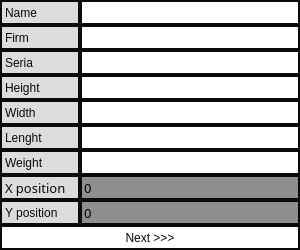
<?xml version="1.0" encoding="UTF-8"?>
<ui version="4.0">
 <class>Params_WindowClass</class>
 <widget class="QDialog" name="Params_WindowClass">
  <property name="geometry">
   <rect>
    <x>0</x>
    <y>0</y>
    <width>300</width>
    <height>250</height>
   </rect>
  </property>
  <property name="maximumSize">
   <size>
    <width>300</width>
    <height>250</height>
   </size>
  </property>
  <property name="windowTitle">
   <string>Params_Window</string>
  </property>
  <property name="styleSheet">
   <string notr="true">border: 2px solid;
border-color: rgb(10, 10, 10);
background-color: rgb(143, 143, 143)
</string>
  </property>
  <layout class="QVBoxLayout" name="verticalLayout">
   <property name="spacing">
    <number>0</number>
   </property>
   <property name="leftMargin">
    <number>0</number>
   </property>
   <property name="topMargin">
    <number>0</number>
   </property>
   <property name="rightMargin">
    <number>0</number>
   </property>
   <property name="bottomMargin">
    <number>0</number>
   </property>
   <item>
    <widget class="QWidget" name="formWidget" native="true">
     <property name="minimumSize">
      <size>
       <width>300</width>
       <height>225</height>
      </size>
     </property>
     <property name="maximumSize">
      <size>
       <width>300</width>
       <height>225</height>
      </size>
     </property>
     <layout class="QFormLayout" name="formLayout">
      <property name="horizontalSpacing">
       <number>0</number>
      </property>
      <property name="verticalSpacing">
       <number>0</number>
      </property>
      <property name="leftMargin">
       <number>0</number>
      </property>
      <property name="topMargin">
       <number>0</number>
      </property>
      <property name="rightMargin">
       <number>0</number>
      </property>
      <property name="bottomMargin">
       <number>0</number>
      </property>
      <item row="0" column="0">
       <widget class="QLabel" name="Name">
        <property name="minimumSize">
         <size>
          <width>80</width>
          <height>25</height>
         </size>
        </property>
        <property name="maximumSize">
         <size>
          <width>0</width>
          <height>0</height>
         </size>
        </property>
        <property name="styleSheet">
         <string notr="true">font: 900 12pt &quot;Segoe UI Black&quot;;
color: rgb(10, 10, 10);
background-color: rgb(220, 220, 220);</string>
        </property>
        <property name="text">
         <string>Name</string>
        </property>
       </widget>
      </item>
      <item row="0" column="1">
       <widget class="QLineEdit" name="Name_Edit">
        <property name="minimumSize">
         <size>
          <width>220</width>
          <height>25</height>
         </size>
        </property>
        <property name="maximumSize">
         <size>
          <width>0</width>
          <height>0</height>
         </size>
        </property>
        <property name="styleSheet">
         <string notr="true">font: 900 10pt &quot;Segoe UI Black&quot;;
color: rgb(10, 10, 10);
background-color: rgb(255, 255, 255);</string>
        </property>
       </widget>
      </item>
      <item row="1" column="0">
       <widget class="QLabel" name="Firm">
        <property name="minimumSize">
         <size>
          <width>80</width>
          <height>25</height>
         </size>
        </property>
        <property name="maximumSize">
         <size>
          <width>0</width>
          <height>0</height>
         </size>
        </property>
        <property name="styleSheet">
         <string notr="true">font: 900 12pt &quot;Segoe UI Black&quot;;
color: rgb(10, 10, 10);
background-color: rgb(220, 220, 220);</string>
        </property>
        <property name="text">
         <string>Firm</string>
        </property>
       </widget>
      </item>
      <item row="1" column="1">
       <widget class="QLineEdit" name="Firm_Edit">
        <property name="minimumSize">
         <size>
          <width>220</width>
          <height>25</height>
         </size>
        </property>
        <property name="maximumSize">
         <size>
          <width>0</width>
          <height>0</height>
         </size>
        </property>
        <property name="styleSheet">
         <string notr="true">font: 900 10pt &quot;Segoe UI Black&quot;;
color: rgb(10, 10, 10);
background-color: rgb(255, 255, 255);</string>
        </property>
       </widget>
      </item>
      <item row="2" column="0">
       <widget class="QLabel" name="Seria">
        <property name="minimumSize">
         <size>
          <width>80</width>
          <height>25</height>
         </size>
        </property>
        <property name="maximumSize">
         <size>
          <width>0</width>
          <height>0</height>
         </size>
        </property>
        <property name="styleSheet">
         <string notr="true">font: 900 12pt &quot;Segoe UI Black&quot;;
color: rgb(10, 10, 10);
background-color: rgb(220, 220, 220);</string>
        </property>
        <property name="text">
         <string>Seria</string>
        </property>
       </widget>
      </item>
      <item row="2" column="1">
       <widget class="QLineEdit" name="Seria_Edit">
        <property name="minimumSize">
         <size>
          <width>220</width>
          <height>25</height>
         </size>
        </property>
        <property name="maximumSize">
         <size>
          <width>0</width>
          <height>0</height>
         </size>
        </property>
        <property name="styleSheet">
         <string notr="true">font: 900 10pt &quot;Segoe UI Black&quot;;
color: rgb(10, 10, 10);
background-color: rgb(255, 255, 255);</string>
        </property>
       </widget>
      </item>
      <item row="3" column="0">
       <widget class="QLabel" name="Height">
        <property name="minimumSize">
         <size>
          <width>80</width>
          <height>25</height>
         </size>
        </property>
        <property name="maximumSize">
         <size>
          <width>0</width>
          <height>0</height>
         </size>
        </property>
        <property name="styleSheet">
         <string notr="true">font: 900 12pt &quot;Segoe UI Black&quot;;
color: rgb(10, 10, 10);
background-color: rgb(220, 220, 220);</string>
        </property>
        <property name="text">
         <string>Height</string>
        </property>
       </widget>
      </item>
      <item row="3" column="1">
       <widget class="QLineEdit" name="Height_Edit">
        <property name="minimumSize">
         <size>
          <width>220</width>
          <height>25</height>
         </size>
        </property>
        <property name="maximumSize">
         <size>
          <width>0</width>
          <height>0</height>
         </size>
        </property>
        <property name="styleSheet">
         <string notr="true">font: 900 10pt &quot;Segoe UI Black&quot;;
color: rgb(10, 10, 10);
background-color: rgb(255, 255, 255);</string>
        </property>
       </widget>
      </item>
      <item row="4" column="0">
       <widget class="QLabel" name="Width">
        <property name="minimumSize">
         <size>
          <width>80</width>
          <height>25</height>
         </size>
        </property>
        <property name="maximumSize">
         <size>
          <width>0</width>
          <height>0</height>
         </size>
        </property>
        <property name="styleSheet">
         <string notr="true">font: 900 12pt &quot;Segoe UI Black&quot;;
color: rgb(10, 10, 10);
background-color: rgb(220, 220, 220);</string>
        </property>
        <property name="text">
         <string>Width</string>
        </property>
       </widget>
      </item>
      <item row="4" column="1">
       <widget class="QLineEdit" name="Width_Edit">
        <property name="minimumSize">
         <size>
          <width>220</width>
          <height>25</height>
         </size>
        </property>
        <property name="maximumSize">
         <size>
          <width>0</width>
          <height>0</height>
         </size>
        </property>
        <property name="styleSheet">
         <string notr="true">font: 900 10pt &quot;Segoe UI Black&quot;;
color: rgb(10, 10, 10);
background-color: rgb(255, 255, 255);</string>
        </property>
       </widget>
      </item>
      <item row="5" column="0">
       <widget class="QLabel" name="Lenght">
        <property name="minimumSize">
         <size>
          <width>80</width>
          <height>25</height>
         </size>
        </property>
        <property name="maximumSize">
         <size>
          <width>0</width>
          <height>0</height>
         </size>
        </property>
        <property name="styleSheet">
         <string notr="true">font: 900 12pt &quot;Segoe UI Black&quot;;
color: rgb(10, 10, 10);
background-color: rgb(220, 220, 220);</string>
        </property>
        <property name="text">
         <string>Lenght</string>
        </property>
       </widget>
      </item>
      <item row="5" column="1">
       <widget class="QLineEdit" name="Lenght_Edit">
        <property name="minimumSize">
         <size>
          <width>220</width>
          <height>25</height>
         </size>
        </property>
        <property name="maximumSize">
         <size>
          <width>0</width>
          <height>0</height>
         </size>
        </property>
        <property name="styleSheet">
         <string notr="true">font: 900 10pt &quot;Segoe UI Black&quot;;
color: rgb(10, 10, 10);
background-color: rgb(255, 255, 255);</string>
        </property>
       </widget>
      </item>
      <item row="6" column="0">
       <widget class="QLabel" name="Volume">
        <property name="minimumSize">
         <size>
          <width>80</width>
          <height>25</height>
         </size>
        </property>
        <property name="maximumSize">
         <size>
          <width>0</width>
          <height>0</height>
         </size>
        </property>
        <property name="styleSheet">
         <string notr="true">font: 900 12pt &quot;Segoe UI Black&quot;;
color: rgb(10, 10, 10);
background-color: rgb(220, 220, 220);</string>
        </property>
        <property name="text">
         <string>Weight</string>
        </property>
       </widget>
      </item>
      <item row="6" column="1">
       <widget class="QLineEdit" name="Weight_Edit">
        <property name="minimumSize">
         <size>
          <width>220</width>
          <height>25</height>
         </size>
        </property>
        <property name="maximumSize">
         <size>
          <width>0</width>
          <height>0</height>
         </size>
        </property>
        <property name="styleSheet">
         <string notr="true">font: 900 10pt &quot;Segoe UI Black&quot;;
color: rgb(10, 10, 10);
background-color: rgb(255, 255, 255);</string>
        </property>
       </widget>
      </item>
      <item row="7" column="0">
       <widget class="QLabel" name="X">
        <property name="minimumSize">
         <size>
          <width>80</width>
          <height>25</height>
         </size>
        </property>
        <property name="font">
         <font>
          <family>Segoe UI Black</family>
          <pointsize>10</pointsize>
          <italic>false</italic>
          <fontweight>Black</fontweight>
         </font>
        </property>
        <property name="styleSheet">
         <string notr="true">font: 900 10pt &quot;Segoe UI Black&quot;;
color: rgb(10, 10, 10);
background-color: rgb(220, 220, 220);</string>
        </property>
        <property name="text">
         <string>X position</string>
        </property>
       </widget>
      </item>
      <item row="7" column="1">
       <widget class="QLineEdit" name="X_Edit">
        <property name="minimumSize">
         <size>
          <width>0</width>
          <height>25</height>
         </size>
        </property>
        <property name="baseSize">
         <size>
          <width>0</width>
          <height>0</height>
         </size>
        </property>
        <property name="font">
         <font>
          <family>Segoe UI Black</family>
          <pointsize>10</pointsize>
         </font>
        </property>
        <property name="text">
         <string>0</string>
        </property>
       </widget>
      </item>
      <item row="8" column="0">
       <widget class="QLabel" name="Y">
        <property name="minimumSize">
         <size>
          <width>80</width>
          <height>0</height>
         </size>
        </property>
        <property name="styleSheet">
         <string notr="true">font: 900 10pt &quot;Segoe UI Black&quot;;
color: rgb(10, 10, 10);
background-color: rgb(220, 220, 220);</string>
        </property>
        <property name="text">
         <string>Y position</string>
        </property>
       </widget>
      </item>
      <item row="8" column="1">
       <widget class="QLineEdit" name="Y_Edit">
        <property name="minimumSize">
         <size>
          <width>0</width>
          <height>25</height>
         </size>
        </property>
        <property name="font">
         <font>
          <family>Segoe UI Black</family>
          <pointsize>10</pointsize>
         </font>
        </property>
        <property name="text">
         <string>0</string>
        </property>
       </widget>
      </item>
     </layout>
    </widget>
   </item>
   <item>
    <widget class="QPushButton" name="Next_Button">
     <property name="sizePolicy">
      <sizepolicy hsizetype="Minimum" vsizetype="Fixed">
       <horstretch>2</horstretch>
       <verstretch>0</verstretch>
      </sizepolicy>
     </property>
     <property name="minimumSize">
      <size>
       <width>300</width>
       <height>25</height>
      </size>
     </property>
     <property name="maximumSize">
      <size>
       <width>300</width>
       <height>25</height>
      </size>
     </property>
     <property name="styleSheet">
      <string notr="true">font: 900 10pt &quot;Segoe UI Black&quot;;
color: rgb(10, 10, 10);

background-color: rgb(255, 255, 255);</string>
     </property>
     <property name="text">
      <string>Next &gt;&gt;&gt;</string>
     </property>
    </widget>
   </item>
  </layout>
 </widget>
 <layoutdefault spacing="6" margin="11"/>
 <resources/>
 <connections/>
</ui>
